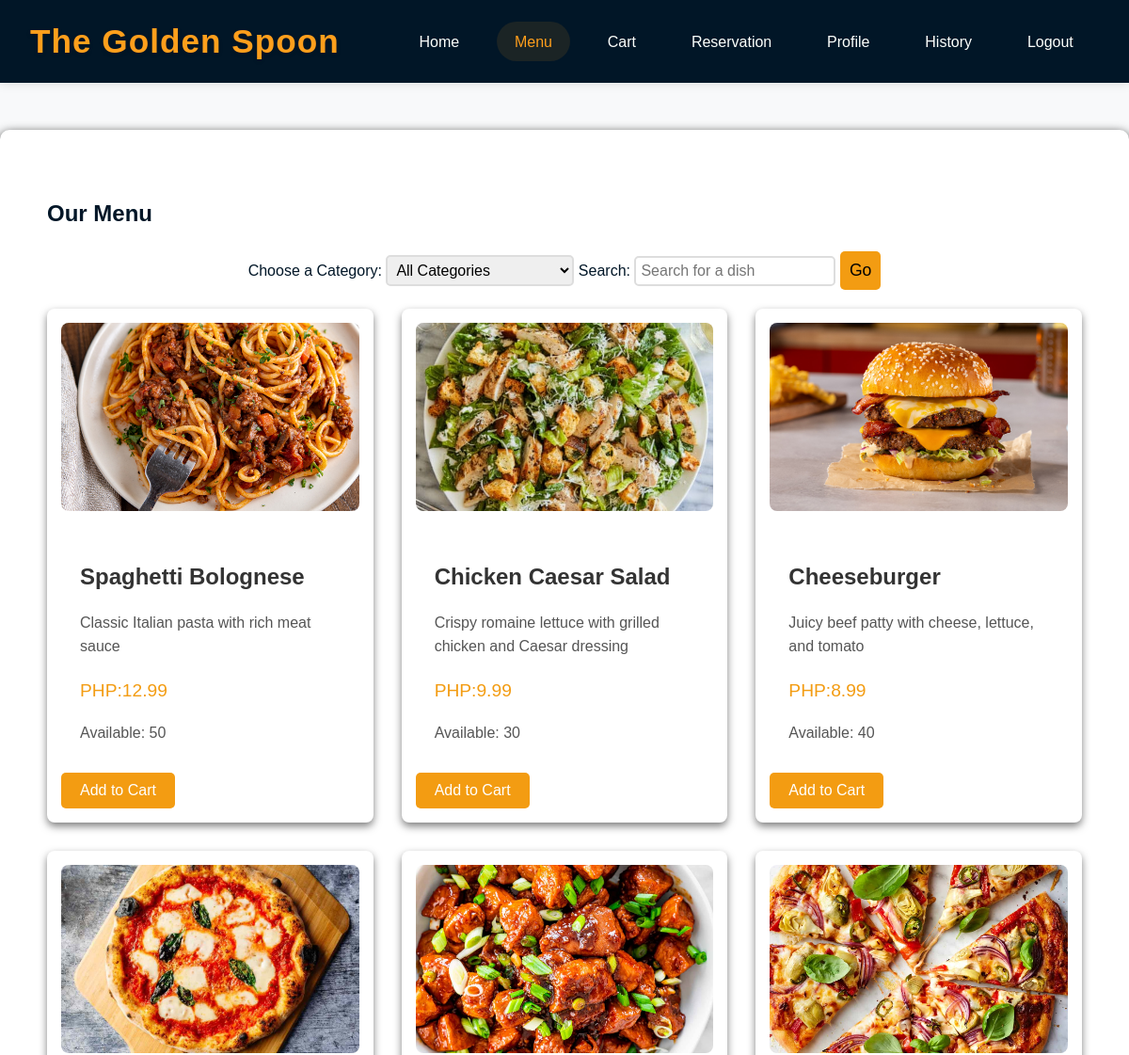
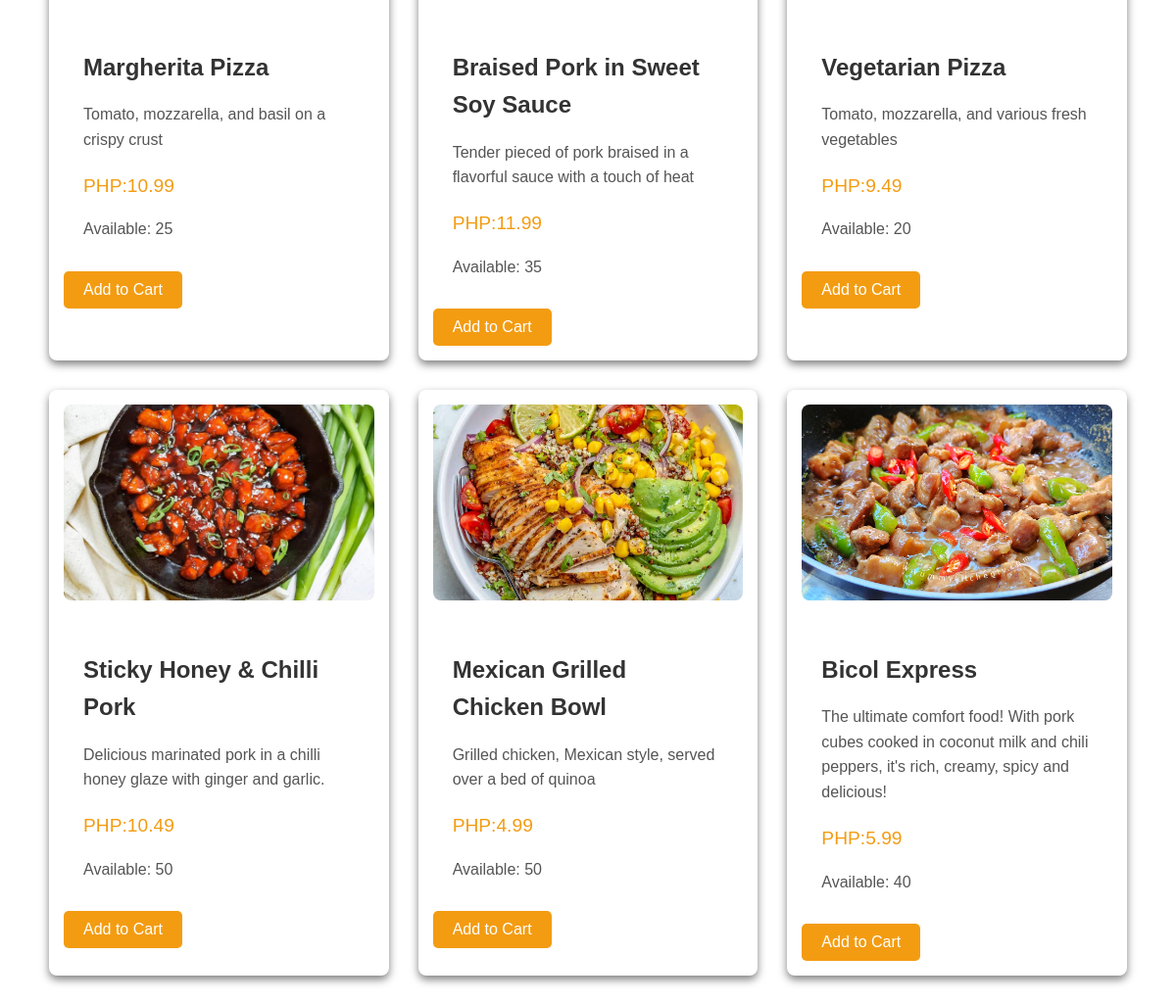
/menu.php (signed in), run on an earlier commit of the app's database (2 pictures, top to bottom).
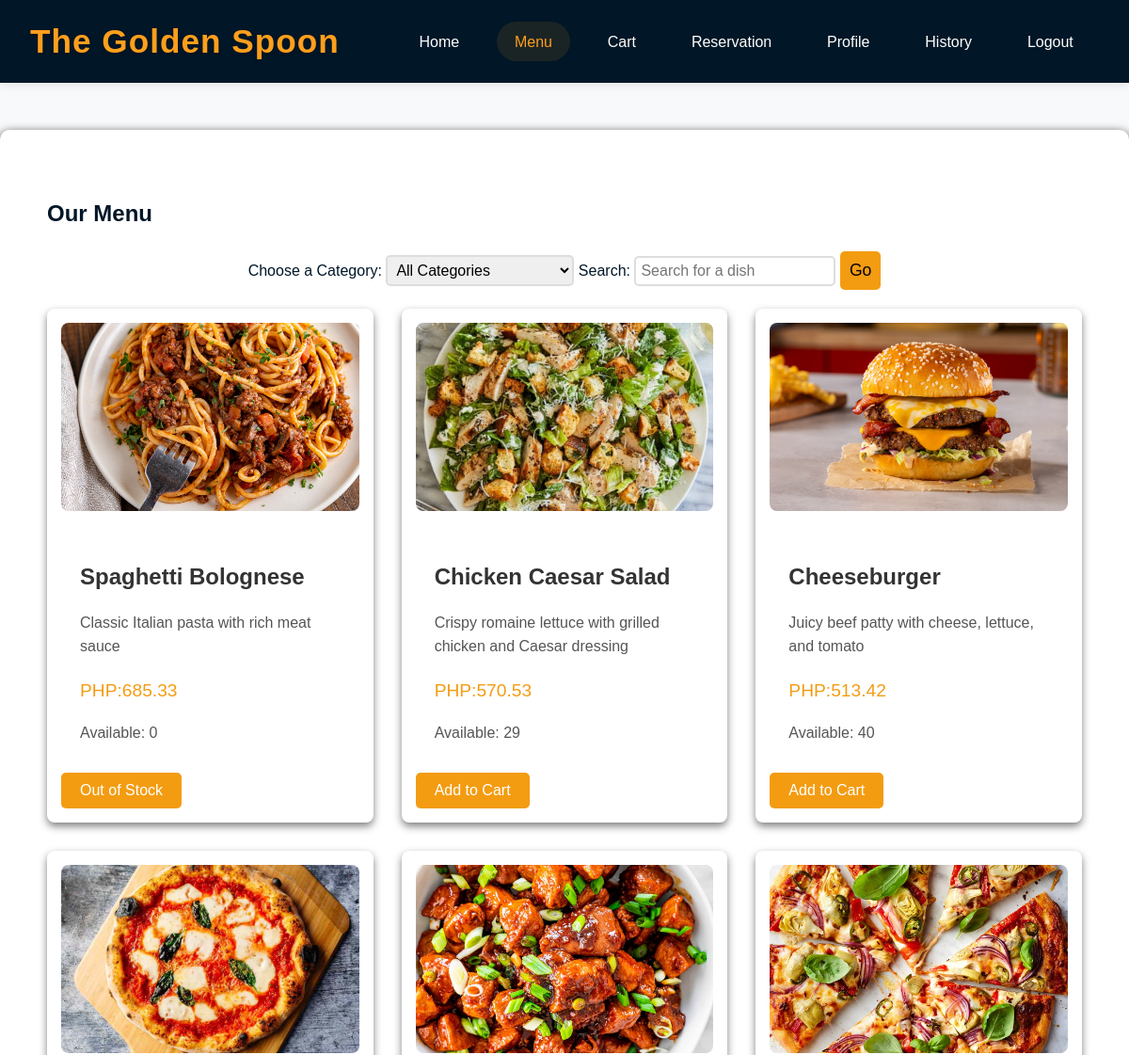
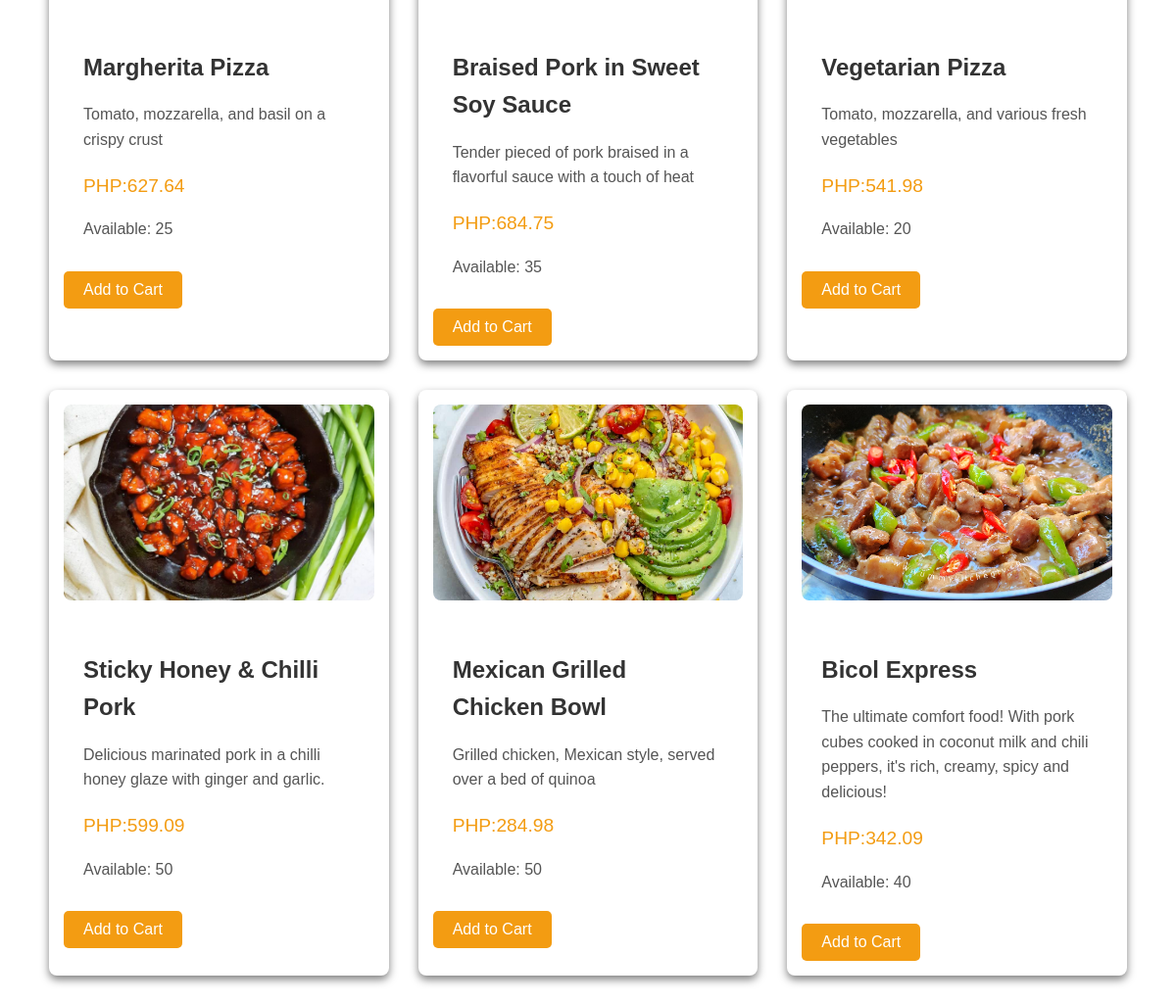
And on a later commit of the database (2 pictures, top to bottom).
### tables this page shows
CREATE TABLE `menu` (
  `menu_id` int(11) NOT NULL,
  `name` varchar(255) NOT NULL,
  `description` text NOT NULL,
  `price` decimal(10,2) NOT NULL,
  `quantity` int(11) NOT NULL,
  `image` varchar(255) NOT NULL,
  `category` varchar(255) DEFAULT NULL
);

### menu.php (the view, shortened to what this page needs)
<?php
include('db.php');
$search_term = isset($_GET['search']) ? $_GET['search'] : '';
$sql = "SELECT * FROM menu WHERE 1";
$stmt = $conn->prepare($sql);
$stmt->execute();
$result = $stmt->get_result();
?>
<!DOCTYPE html>
<html lang="en">
<head>
</head>
<body>
    <div class="navbar">
        <h1>The Golden Spoon</h1>
        <div>
            <a href="dashboard.php">Home</a>
            <a href="menu.php" class="active">Menu</a>
            <a href="cart.php">Cart</a>
            <a href="reservation.php">Reservation</a>
            <a href="profile.php">Profile</a>
<a href="history.php">History</a>
            <a href="logout.php">Logout</a>
        </div>
    </div>
    <div class="container">
        <h2>Our Menu</h2>
        <div class="category-filter">
            <form action="menu.php" method="GET">
                <label for="category">Choose a Category:</label>
                <select name="category" id="category" onchange="this.form.submit()">
                    <option value="">All Categories</option>
                </select>
                <label for="search">Search:</label>
                <input type="text" name="search" id="search" placeholder="Search for a dish" value="<?php echo htmlspecialchars($search_term); ?>">
                <button type="submit">Go</button>
            </form>
        </div>
        <div class="menu-grid">
            <?php if ($result->num_rows > 0): ?>
                <?php while ($row = $result->fetch_assoc()): ?>
                    <div class="menu-item">
                        <img src="images/<?php echo htmlspecialchars($row['image']); ?>" alt="<?php echo htmlspecialchars($row['name']); ?>">
                        <div class="menu-item-details">
                            <h3><?php echo htmlspecialchars($row['name']); ?></h3>
                            <p><?php echo htmlspecialchars($row['description']); ?></p>
                            <p class="price">PHP:<?php echo number_format($row['price'], 2); ?></p>
                            <p>Available: <?php echo $row['quantity']; ?></p>
                        </div>
                        <form action="menu.php" method="POST">
                            <button type="submit" name="add_to_cart" class="add-to-cart-btn" <?php echo $row['quantity'] <= 0 ? 'disabled' : ''; ?>>
                                <?php echo $row['quantity'] <= 0 ? 'Out of Stock' : 'Add to Cart'; ?>
                            </button>
                        </form>
                    </div>
                <?php endwhile; ?>
            <?php else: ?>
                <p>No items found based on your filters.</p>
            <?php endif; ?>
        </div>
    </div>
</body>
</html>

### menu.php (style rules this page uses)
:root { --primary: #ff9f1c; --secondary: #2ec4b6; --dark: #011627; --light: #fdfffc; --accent: #e71d36; }
body { font-family: 'Poppins', sans-serif; margin: 0; padding: 0; background-color: #f8f9fa; color: var(--dark); line-height: 1.6; }
.navbar { background-color: var(--dark); padding: 1rem 2rem; display: flex; justify-content: space-between; align-items: center; box-shadow: 0 2px 10px rgba(0, 0, 0, 0.1); position: sticky; top: 0; z-index: 1000; }
.navbar h1 { color: var(--primary); font-size: 2.2rem; font-weight: 700; letter-spacing: 1px; margin: 0; font-family: 'Montserrat', sans-serif; text-shadow: 0 2px 4px rgba(0, 0, 0, 0.2); }
.navbar a { color: var(--light); text-decoration: none; padding: 0.8rem 1.2rem; margin: 0 0.5rem; font-size: 1rem; font-weight: 500; border-radius: 50px; transition: all 0.3s ease; position: relative; overflow: hidden; }
.navbar a::before { content: ''; position: absolute; bottom: 0; left: 0; width: 0; height: 2px; background-color: var(--primary); transition: width 0.3s ease; }
.navbar a.active { background-color: rgba(255, 159, 28, 0.1); color: var(--primary); }
.container { max-width: 1200px; margin: 50px auto; padding: 50px; background-color: #fff; border-radius: 10px; box-shadow: 0 4px 12px rgba(1, 1, 1, 1.1); }
.category-filter { text-align: center; margin-bottom: 20px; }
.category-filter select, .category-filter input { font-size: 1em; padding: 5px; width: 200px; border-radius: 5px; border: 2px solid #ddd; }
.category-filter button { background-color: #f39c12; padding: 10px 10px; border: none; cursor: pointer; font-size: 1.1em; border-radius: 5px; }
.menu-grid { display: grid; grid-template-columns: repeat(3, 1fr); gap: 30px; }
.menu-item { background-color: #fff; padding: 15px; border-radius: 8px; box-shadow: 0 4px 8px rgba(1, 1, 1, 0.5); transition: transform 0.3s ease; }
.menu-item img { width: 100%; height: 200px; object-fit: cover; border-radius: 8px; }
.menu-item-details { padding: 20px; }
.menu-item-details h3 { font-size: 1.5em; color: #333; margin-bottom: 10px; }
.menu-item-details p { color: #555; margin-bottom: 10px; }
.menu-item-details .price { font-size: 1.2em; color: #f39c12; margin-bottom: 15px; }
.add-to-cart-btn { background-color: #f39c12; color: white; border: none; padding: 10px 20px; font-size: 1em; cursor: pointer; border-radius: 5px; }

What changed in the data, as far as the page shows it:
changed menu "Spaghetti Bolognese": price "12.99" → "685.33"; quantity "50" → "0"; quantity "Add to Cart" → "Out of Stock"
changed menu "Chicken Caesar Salad": price "9.99" → "570.53"; quantity "30" → "29"
changed menu "Cheeseburger": price "8.99" → "513.42"
changed menu "Margherita Pizza": price "10.99" → "627.64"
changed menu "Braised Pork in Sweet Soy Sauce": price "11.99" → "684.75"
changed menu "Vegetarian Pizza": price "9.49" → "541.98"
changed menu "Sticky Honey & Chilli Pork": price "10.49" → "599.09"
changed menu "Mexican Grilled Chicken Bowl": price "4.99" → "284.98"
changed menu "Bicol Express": price "5.99" → "342.09"
